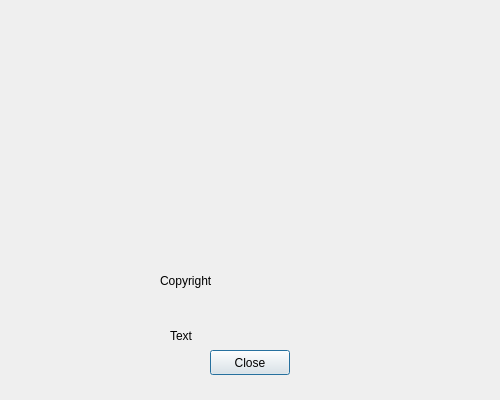
<?xml version="1.0" encoding="UTF-8"?>
<ui version="4.0">
 <class>dlgAbout</class>
 <widget class="QDialog" name="dlgAbout">
  <property name="geometry">
   <rect>
    <x>0</x>
    <y>0</y>
    <width>500</width>
    <height>400</height>
   </rect>
  </property>
  <property name="windowTitle">
   <string>Dialog</string>
  </property>
  <property name="modal">
   <bool>true</bool>
  </property>
  <widget class="QLabel" name="image">
   <property name="geometry">
    <rect>
     <x>120</x>
     <y>10</y>
     <width>251</width>
     <height>241</height>
    </rect>
   </property>
   <property name="text">
    <string/>
   </property>
   <property name="pixmap">
    <pixmap>../img/omega.png</pixmap>
   </property>
   <property name="alignment">
    <set>Qt::AlignCenter</set>
   </property>
   <property name="wordWrap">
    <bool>false</bool>
   </property>
  </widget>
  <widget class="QLabel" name="lbltext">
   <property name="geometry">
    <rect>
     <x>170</x>
     <y>320</y>
     <width>161</width>
     <height>31</height>
    </rect>
   </property>
   <property name="text">
    <string>Text</string>
   </property>
  </widget>
  <widget class="QLabel" name="label">
   <property name="geometry">
    <rect>
     <x>160</x>
     <y>260</y>
     <width>181</width>
     <height>41</height>
    </rect>
   </property>
   <property name="text">
    <string>Copyright</string>
   </property>
  </widget>
  <widget class="QPushButton" name="btnCloseabout">
   <property name="geometry">
    <rect>
     <x>210</x>
     <y>350</y>
     <width>80</width>
     <height>25</height>
    </rect>
   </property>
   <property name="minimumSize">
    <size>
     <width>80</width>
     <height>25</height>
    </size>
   </property>
   <property name="sizeIncrement">
    <size>
     <width>80</width>
     <height>25</height>
    </size>
   </property>
   <property name="text">
    <string>Close</string>
   </property>
  </widget>
 </widget>
 <resources/>
 <connections/>
</ui>
